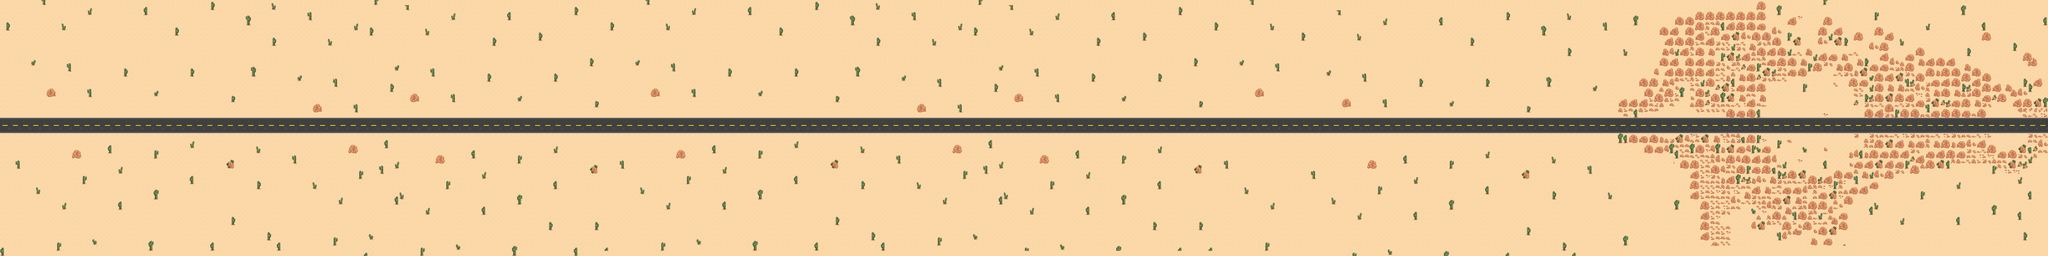

Rendered tile map (Tiled .tmx) drawn with the repository's tilesets; below, a short description and the map source with its tile grids summarised:
An orthogonal 400x50 tile map with 16x16 px tiles, 2 tile layers (sandAndRoad, cactusesAndRocks) and 5 objects (Camera, Car, CutScene, CrawlingNpc, Bilbord).

<map version="1.2" tiledversion="1.2.4" orientation="orthogonal" renderorder="left-up" width="400" height="50" tilewidth="16" tileheight="16" infinite="0" nextlayerid="22" nextobjectid="85">
 <tileset firstgid="1" name="FULL_DESERT_TILESET_WIP" tilewidth="16" tileheight="16" tilecount="1024" columns="32">
  <image source="../../textures/map/FULL_DESERT_TILESET_WIP.png" width="512" height="512" />
 </tileset>
 <layer id="20" name="sandAndRoad" width="400" height="50">
  <data>[20000 cells, 20000 non-empty, 8 distinct tile ids]</data>
 </layer>
 <layer id="21" name="cactusesAndRocks" width="400" height="50">
  <data>[20000 cells, 2329 non-empty, 61 distinct tile ids]</data>
 </layer>
 <objectgroup id="19" name="gameObjects">
  <object id="1" type="Camera" x="12.1212" y="155.636" width="640" height="480" />
  <object id="2" name="Player's car" type="Car" x="320.5" y="384.894">
   <properties>
    <property name="acceleration" type="float" value="16" />
    <property name="directionX" type="float" value="1" />
    <property name="slowingDown" type="float" value="150" />
   </properties>
   <point />
  </object>
  <object id="3" name="startGameCutScene" type="CutScene" x="317.333" y="279.061">
   <properties>
    <property name="cutSceneName" value="startGameCutScene" />
    <property name="isStartingCutSceneOnThisMap" type="bool" value="true" />
   </properties>
   <point />
  </object>
  <object id="5" type="CrawlingNpc" x="5673.83" y="411">
   <properties>
    <property name="isAlreadyDead" type="bool" value="false" />
   </properties>
   <point />
  </object>
  <object id="84" type="Bilbord" x="5546.33" y="306">
   <point />
  </object>
 </objectgroup>
</map>
